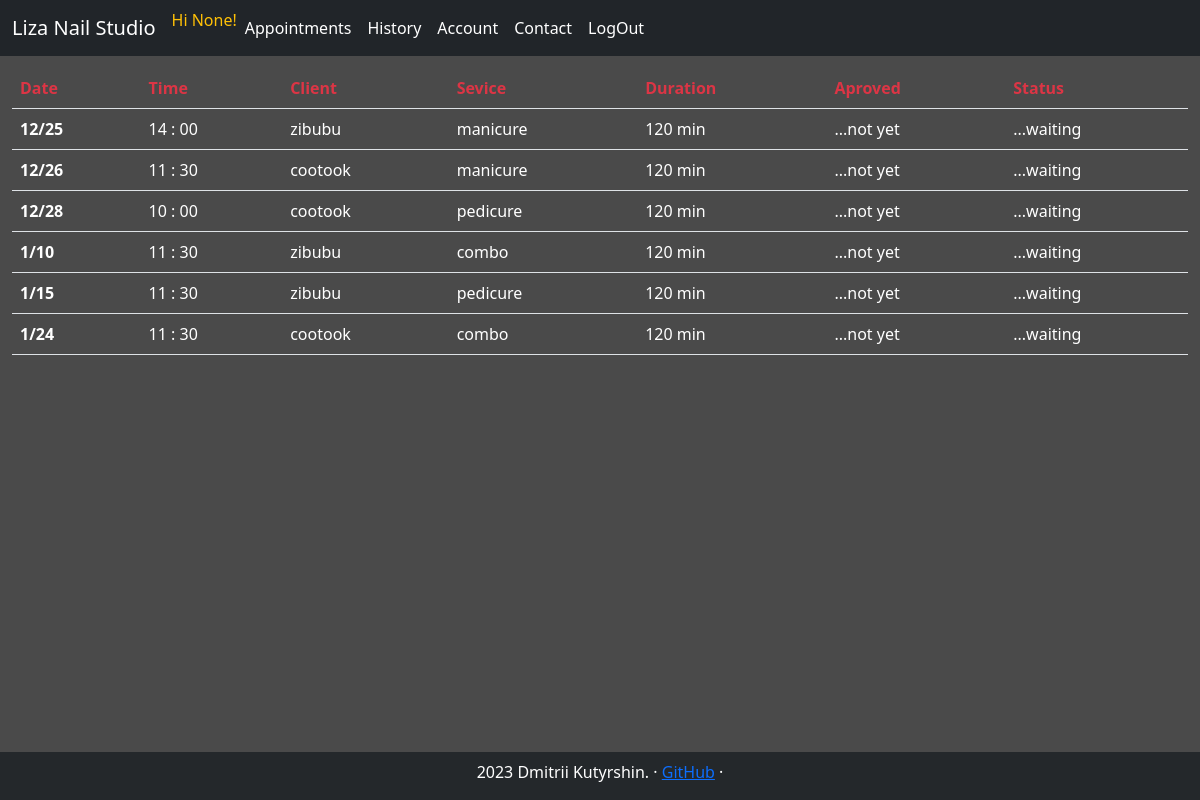
The page /all_appointments/ (signed in) on the database its author committed.
### tables this page shows
CREATE TABLE users (id INTEGER PRIMARY KEY, is_admin INT, is_clerck INT ,  name TEXT, email TEXT, lang TEXT, instagram TEXT, tel TEXT, is_subscribed_promo INT, avatar TEXT);

CREATE TABLE calendar(slot_id INTEGER PRIMARY KEY, year INT, month INT, weekday INT, day INT, hour INT, minute INT, is_open INT);

### studio_app/webapp.py (the view)
@app.route("/all_appointments/", methods=["GET", "POST"])
@login_required
@admin_only
def _all_appointments():
    return all_appointments.all_appointments()

### studio_app/helpers.py (called while the page is built)
def admin_only(f):
    @wraps(f)
    def decorated_function(*args, **kwargs):
        if session.get("is_admin")==0:
            return redirect("/")
        return f(*args, **kwargs)
    return decorated_function

def login_required(f):
    @wraps(f)
    def decorated_function(*args, **kwargs):
        if session.get("user_id") is None:
            return redirect("/signin")
        return f(*args, **kwargs)
    return decorated_function

### studio_app/webapp.py (called while the page is built)
@app.context_processor
def inject_navbar_items():
    return dict(navbar_menu=navbar_items)

@app.context_processor
def inject_navbar_items_not_loged_in():
    return dict(navbar_menu_not_loged_in=navbar_items_not_loged_in)

@app.context_processor
def inject_navbar_items_admin():
    return dict(navbar_items_admin=navbar_items_admin)

### studio_app/templates/all_appointments.html (shortened to what this page needs)
{% extends "layout.html" %}
{% block content %}
<table class="table">
    <thead>
      <tr class="text-danger">
        <th scope="col">Date</th>
        <th scope="col">Time</th>
        <th scope="col">Client</th>
        <th scope="col">Sevice</th>
        <th scope="col">Duration</th>
        <th scope="col">Aproved</th>
        <th scope="col">Status</th>
      </tr>
    </thead>
    <tbody class="text-white">
        {% for appointment in user_appoint %}
        <tr class="my-table-hover">
            <th scope="row">{{appointment[9]}}/{{appointment[10]}}</th>
            <td>{{appointment[11]}} :
                {% if appointment[12] == 0 %}
                00
                {% else %}
                {{appointment[12]}}
                {% endif %}
            </td>
            <td>{{appointment[0]}}</td>
            <td>{{appointment[2]}}</td>
            <td>{{appointment[7]}} min</td>
            <td>
                {% if appointment[5] == 0 %}
                    ...not yet
                {% else %}
                    Aproved
                {% endif %}
            </td>
            <td>
                    {% if appointment[4] == 1 %}
                        Done
                    {% elif appointment[6] == 1 %}
                        Canceled
                    {% else %}
                        ...waiting
                    {% endif %}
            </td>
          </tr>
        {% endfor %}
    </tbody>
  </table>
{% endblock %}

### studio_app/static/css/style.css (style rules this page uses)
body { font-weight: 100; color: rgba(255, 255, 255, 1); background: #4A4A4A; }
.table { width: 98%; margin: 1%; }

### rows shown on the page
users: instagram "zibubu" "zibubu" "zibubu"
calendar: month "12", day "26", hour "11", minute "30", instagram "cootook", appointment "manicure", appointment "120"
users: instagram "cootook" "cootook"

### other values the page prints
{{ session.get("instagram") }} "None"
{{ navbar_item }} "Appointments" "History" "Account" "Contact" "LogOut"
{{ appointment[9] }} "12" "12" "1" "1" "1"
{{ appointment[10] }} "25" "28" "10" "15" "24"
{{ appointment[11] }} "14" "10" "11" "11" "11"
{{ appointment[2] }} "manicure" "pedicure" "combo" "pedicure" "combo"
{{ appointment[7] }} "120" "120" "120" "120" "120"
{{ appointment[12] }} "30" "30" "30"
